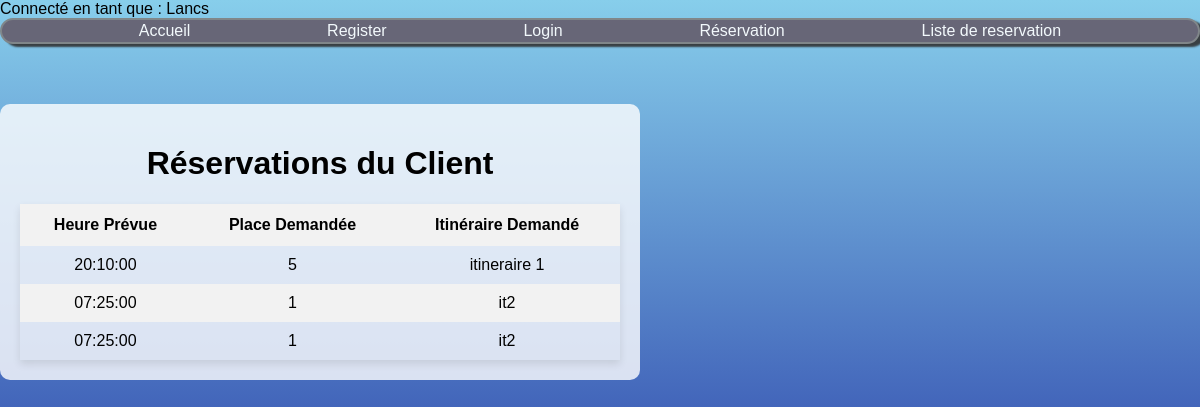
Page /page_affichageReservations.php (signed in) on the committed database.
### tables this page shows
CREATE TABLE IF NOT EXISTS `reservation` (
  `IDRESERVATION` int NOT NULL AUTO_INCREMENT,
  `IDCLIENT` int DEFAULT NULL,
  `HEUREPREVU` time DEFAULT NULL,
  `PLACEDEMANDE` char(32) DEFAULT NULL,
  `ITINERAIREDEMANDE` char(32) DEFAULT NULL,
  PRIMARY KEY (`IDRESERVATION`),
  KEY `FK_RESERVATION_CLIENT` (`IDCLIENT`)
);

### page_affichageReservations.php (the view, shortened to what this page needs)
<?php
if (isset($_SESSION['pseudo']) && !empty($_SESSION['pseudo'])) {
    $bdd = "e-transport";
    $DB_DSN = 'mysql:host=localhost;dbname=' . $bdd;
    $DB_USER = 'root';
    $DB_PSWD = '';
    $options = [
        PDO::MYSQL_ATTR_INIT_COMMAND => 'SET NAMES utf8',
        PDO::ATTR_ERRMODE => PDO::ERRMODE_WARNING,
        PDO::ATTR_EMULATE_PREPARES => false
    ];
    try {
        $pdo = new PDO($DB_DSN, $DB_USER, $DB_PSWD, $options);
    } catch (PDOException $e) {
        die("Erreur : " . $e->getMessage());
    }
    $id_client = $_SESSION['user_id'];
    $requete = $pdo->prepare("SELECT * FROM reservation WHERE IDCLIENT = :id_client");
    $requete->bindParam(':id_client', $id_client);
    $requete->execute();
    $reservations = $requete->fetchAll(PDO::FETCH_ASSOC);
} else {
    header("Location: page_login.php");
    exit();
}
?>
<!DOCTYPE html>
<html lang="fr">
<head>
    <link rel="stylesheet" type="text/css" href="styles.php">
</head>
<body>
    <?php
    if (isset($_SESSION['pseudo'])) {
        echo "Connecté en tant que : " . $_SESSION["pseudo"];
    }
    ?>
    <div class="Navigation">
        <a href="index.php" class="bouton">Accueil</a>
        <a href="page_register.php" class="bouton">Register</a>
        <a href="page_login.php" class="bouton">Login</a>
        <a href="page_reservation.php" class="bouton">Réservation</a>
        <a href="page_affichageReservations.php" class="bouton">Liste de reservation</a>
    </div>
    <div class="container">
        <div>
            <h1>Réservations du Client</h1>
            <?php
            if (isset($_SESSION['pseudo']) && !empty($_SESSION['pseudo'])) {
                if (count($reservations) > 0) {
                    ?>
                    <table>
                        <thead>
                            <tr>
                                <th>Heure Prévue</th>
                                <th>Place Demandée</th>
                                <th>Itinéraire Demandé</th>
                            </tr>
                        </thead>
                        <tbody>
                            <?php
                            foreach ($reservations as $reservation) {
                                ?>
                                <tr>
                                    <td><?php echo $reservation['HEUREPREVU']; ?></td>
                                    <td><?php echo $reservation['PLACEDEMANDE']; ?></td>
                                    <td><?php echo $reservation['ITINERAIREDEMANDE']; ?></td>
                                </tr>
                            <?php
                            }
                            ?>
                        </tbody>
                    </table>
                <?php
                } else {
                    echo "Aucune réservation trouvée pour ce client.";
                }
            }
            ?>
        </div>
    </div>
</body>
</html>

### rows in the picture
reservation: HEUREPREVU "20:10:00", PLACEDEMANDE "5", ITINERAIREDEMANDE "itineraire 1"
reservation: HEUREPREVU "07:25:00", PLACEDEMANDE "1", ITINERAIREDEMANDE "it2"
reservation: HEUREPREVU "07:25:00", PLACEDEMANDE "1", ITINERAIREDEMANDE "it2"

### other values in the picture
$_SESSION["pseudo"] "Lancs"
